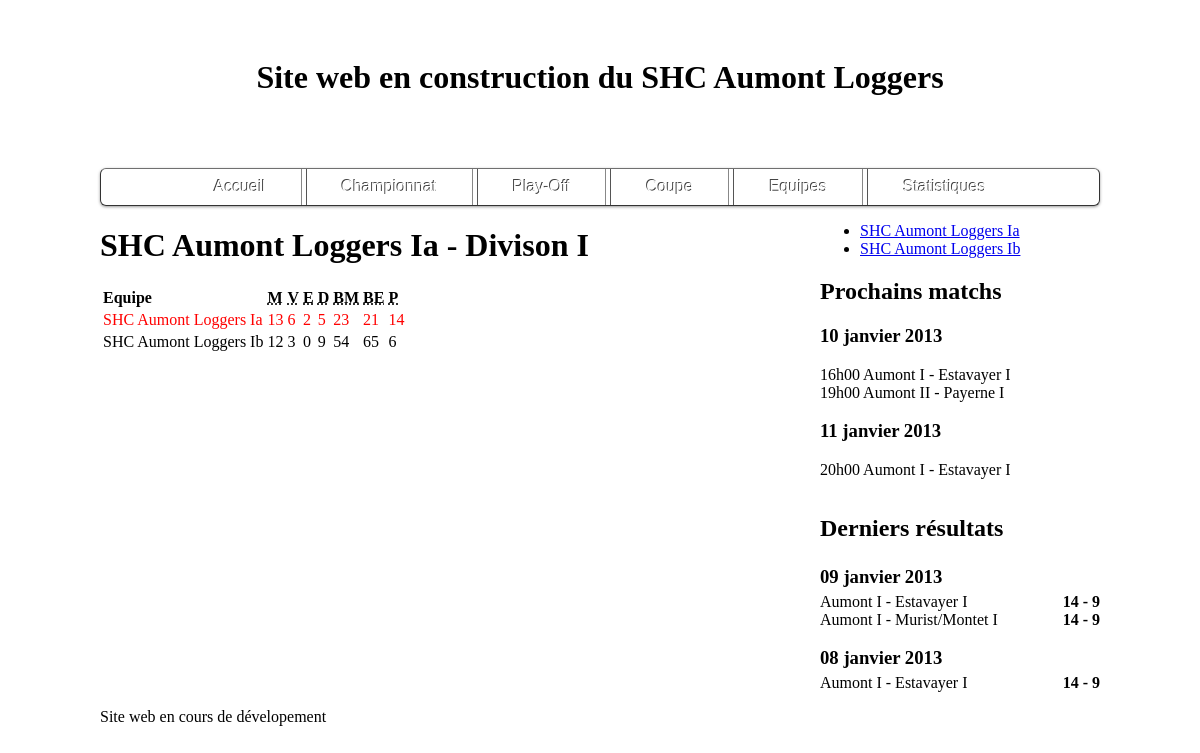
Page /team/ on the committed database.
### team/models.py (models this page shows, shortened)
class Team(models.Model):
    name = models.CharField(max_length=80)
    short_name = models.CharField(max_length=40)
    games = models.SmallIntegerField()
    wins = models.SmallIntegerField()
    draws = models.SmallIntegerField()
    losses = models.SmallIntegerField()
    goals_for = models.SmallIntegerField()
    goals_against = models.SmallIntegerField()
    division = models.ForeignKey(Division)
    season = models.ForeignKey(Season)
    players = models.ManyToManyField(Player, blank=True, null=True, default=None)

class Division(models.Model):
    name = models.CharField(max_length=40)

### team/views.py (the view)
# urls.py: url(r'^standings/(\d+)/$', views.standings_team, name='standings_team'),
def standings(request):
    season = Season.objects.filter(current=True).get()
    aumont_teams = season.team_set.filter(name__startswith='SHC Aumont').all()
    id_division = aumont_teams[0].division.id
    teams = season.team_set.filter(division=id_division).extra(select={"points": "wins * 2 + draws"}).order_by('points').reverse().all()
    return render(request, 'team/standings.html', {'aumont_teams':aumont_teams, 'teams': teams, 'my_team': aumont_teams[0]})

### templates/team/standings.html
{% extends "base.html" %}
{% load staticfiles %}
{% block meta_head %}
    <link rel="stylesheet" type="text/css" media="all" href="{% static 'standings.css' %}" />
{% endblock %}
{% block right_page_menu %}
    <ul>
    {% for team in aumont_teams %}
        <li><a href="/team/standings/{{ team.id }}">{{team.name}}</a></li>
    {% empty %}
        <li>Aucune équipe présente</li>
    {% endfor %}
    </ul>
{% endblock %}
{% block content_page %}
<h1>{{my_team.name}} - {{my_team.division.name}}</h1>
<table>
    <thead><tr><th>Equipe</th><th><abbr title="Matchs">M</abbr></th><th><abbr title="Victoires">V</abbr></th><th><abbr title="Egalités">E</abbr></th><th><abbr title="Défaites">D</abbr></th><th><abbr title="Buts marqés">BM</abbr></th><th><abbr title="Buts encaissés">BE</abbr></th><th><abbr title="Points">P</abbr></th></tr></thead>
    <tbody>
{% for team in teams %}
    {% if team.id == my_team.id %}
        <tr class="my_team"><td>{{ team.name }}</td><td>{{ team.games }}</td><td>{{ team.wins }}</td><td>{{ team.draws }}</td><td>{{ team.losses }}</td><td>{{ team.goals_for }}</td><td>{{ team.goals_against }}</td><td>{{ team.points }}</td></tr>
    {% else %}
        <tr><td>{{ team.name }}</td><td>{{ team.games }}</td><td>{{ team.wins }}</td><td>{{ team.draws }}</td><td>{{ team.losses }}</td><td>{{ team.goals_for }}</td><td>{{ team.goals_against }}</td><td>{{ team.points }}</td></tr>
    {% endif %}
{% empty %}
    <p>Aucune équipe présente</p>
{% endfor %}
    </tbody>
</table>
{% endblock %}

### templates/base.html (shortened to what this page needs)
{% load staticfiles %}
<!doctype html>
<html lang="fr">
    <head>
        <link rel="stylesheet" type="text/css" media="all" href="{% static 'global.css' %}" />
        {% block meta_head %}
        {% endblock %}
    </head>
    <body>
        <div id="global">
            <header>
                <div id="img_header"><h1>Site web en construction du SHC Aumont Loggers</h1></div>
                <nav id="menu_header">
                    <ul>
                        <li><a href="/">Accueil</a></li>
                        <li><a href="/schedule">Championnat</a></li>
                        <li><a href="/schedule/playoffs">Play-Off</a></li>
                        <li><a href="/schedule/cup">Coupe</a></li>
                        <li><a href="/team/teams">Equipes</a></li>
                        <li><a href="/index/">Statistiques</a></li>
                    </ul>
                </nav>
            </header>
            <div id="main_page">
                <div id="left_page">
                    {% block content_page %}
                    {% endblock %}
                </div>
                <div id="right_page">
                    {% block right_page_menu %}
                    {% endblock %}
                    <div id="next_games">
                        <h2>Prochains matchs</h2>
                        <h3>10 janvier 2013</h3>
                        <p>
                            16h00 Aumont I - Estavayer I<br />
                            19h00 Aumont II - Payerne I<br />
                        </p>
                        <h3>11 janvier 2013</h3>
                        <p>
                            20h00 Aumont I - Estavayer I<br />
                        </p>
                    </div>
                    <div id="last_games">
                        <h2>Derniers résultats</h2>
                        <h3>09 janvier 2013</h3>
                        <p class="games">Aumont I - Estavayer I</p><p class="score">14 - 9</p>
                        <p class="games">Aumont I - Murist/Montet I</p><p class="score">14 - 9</p>
                        <h3>08 janvier 2013</h3>
                        <p class="games">Aumont I - Estavayer I</p><p class="score">14 - 9</p>
                    </div>
                </div>
            </div>
            <footer>
                <p>Site web en cours de dévelopement</p>
            </footer>
        </div>
    </body>
</html>

### static/global.css (style rules this page uses)
#global { margin: auto; width: 1000px; }
#img_header { height: 100px; text-align: center; padding: 30px; }
#menu_header ul { margin: 0; padding: 0; text-align: center; -moz-border-bottom-colors: none; -moz-border-left-colors: none; -moz-border-right-colors: none; -moz-border-top-colors: none; background: -moz-linear-gradient(center bottom , #666666 0pt, #5E5E5E 50%, #707070 51%, #808080 100%) repeat scroll 0 0 rgba(0, 0, 0, 0); border-color: #707070 #333333 #333333; border-image: none; border-radius: 6px; border-right: 1px solid #333333; border-style: solid; border-width: 1px; box-shadow: 0 1px 3px #999999; height: 36px; }
#menu_header ul li { display: inline; list-style: none outside none; }
#menu_header ul a { display: inline-block; border-left: 1px solid #555555; border-right: 1px solid #888888; color: #FFFFFF; font-family: Helvetica,Arial,Verdana,sans-serif; font-size: 1em; height: 36px; line-height: 36px; margin: 0; padding: 0 35px; text-decoration: none; text-shadow: -1px -1px 0 #444444; }
#menu_header ul *:first-child a { border-left: 0 none; }
#menu_header ul *:last-child a { border-right: 0 none; }
#left_page { float: left; width: 70%; padding-right: 10px; text-align: justify; }
#right_page { float: right; width: 28%; }
#last_games { float: left; margin: 0; padding: 0; }
#last_games p { margin: 0; padding: 0; }
#last_games h2, #last_games h3 { float: left; margin-bottom: 5px; }
#last_games .games { float: left; width: 80%; text-align: left; }
#last_games .score { float: left; width: 20%; text-align: right; font-weight: bold; }

### static/standings.css (style rules this page uses)
.my_team { color: red; }

### rows in the picture
Team: name "SHC Aumont Loggers Ia", division.name "Divison I", games "13", wins "6", draws "2", losses "5", goals_for "23", goals_against "21", points "14"
Team: name "SHC Aumont Loggers Ib", games "12", wins "3", draws "0", losses "9", goals_for "54", goals_against "65", points "6"
